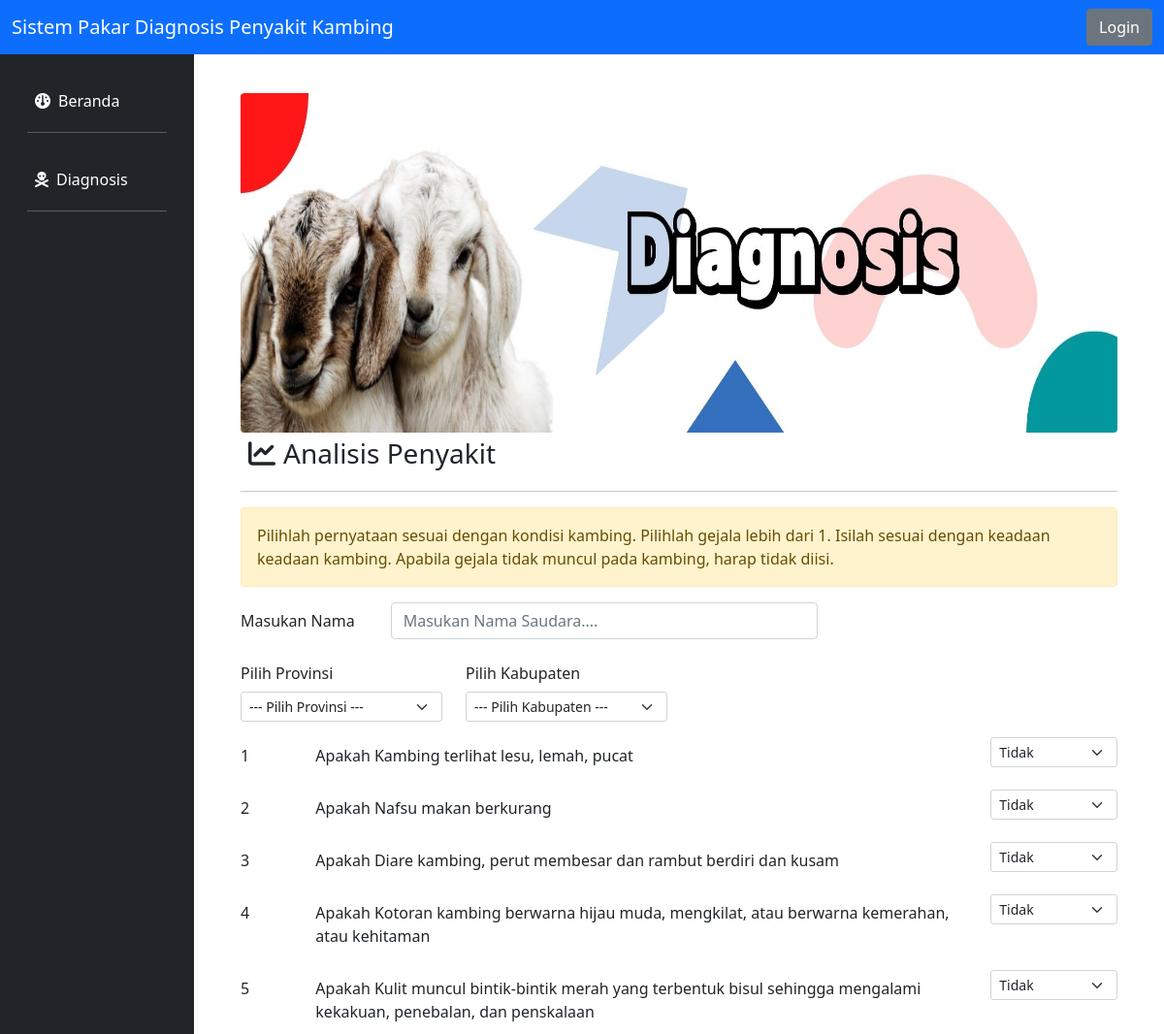
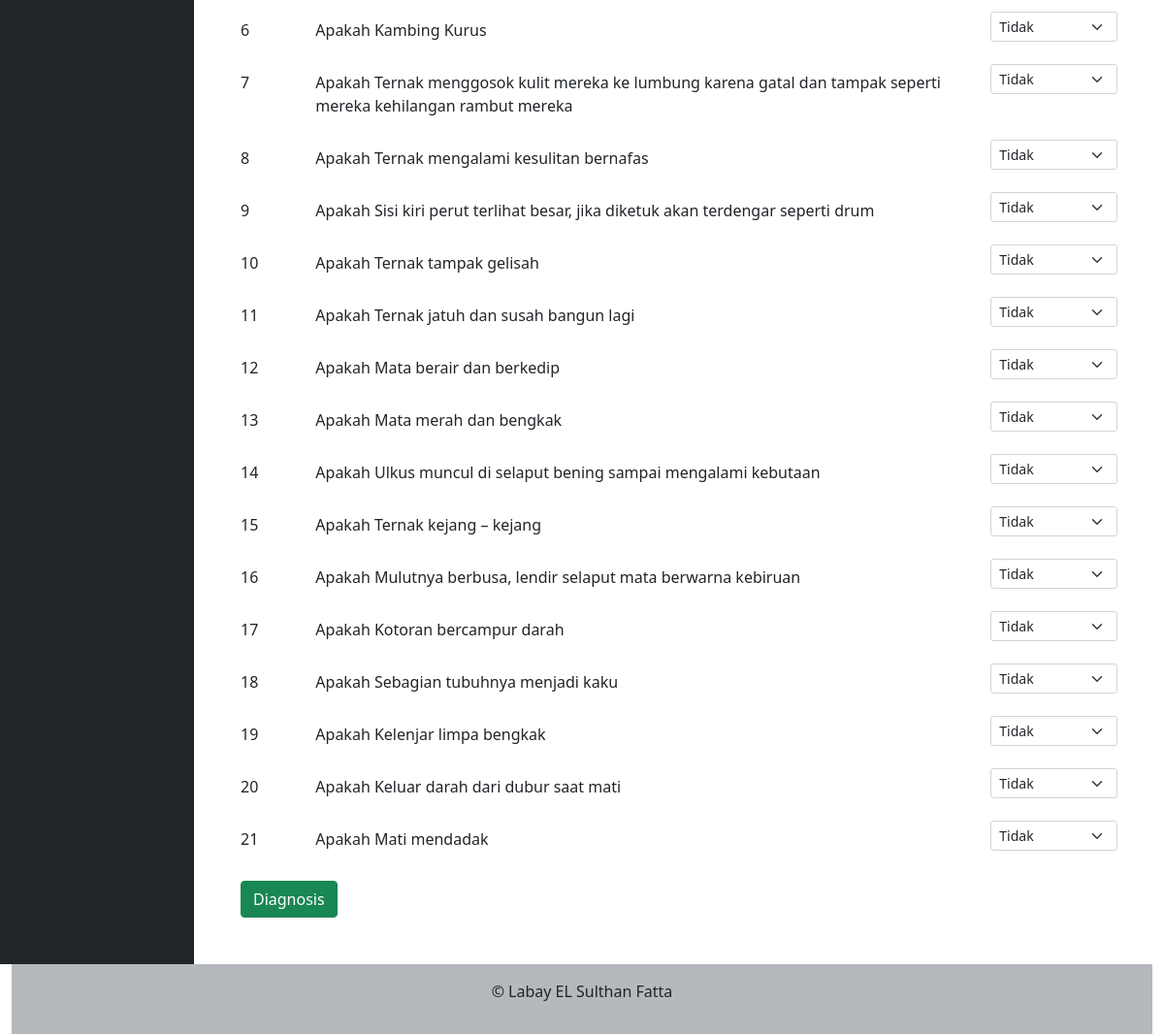
The app's page /diagnosis.php with its own data (2 pictures, top to bottom).
### tables this page shows
CREATE TABLE `gejala_tbl` (
  `id_gejala` varchar(10) NOT NULL,
  `gejala_nama` text NOT NULL
);

### diagnosis.php (the view, shortened to what this page needs)
<!DOCTYPE html>
<html lang="en">
<head>
    <link rel="stylesheet" href="css/style.css">
    <link rel="stylesheet" href="css/bootstrap/css/bootstrap.min.css">
</head>
<body class="container-fluid">
    <?php include('header.php') ?>
    <div class="row no-gutters mt-5">
        <?php include('sidebar.php') ?>
        <div class="col-md-10 p-5 pt-10">
            <?php
                if(isset($_GET['aksi'])){
                    switch($_GET['aksi']){
                        case 'hasil':
                            hasil($conn);
                            break;
                        default :
                            show($conn);
                            break;
                    }
                }
                else{
                    show($conn);
                }
            ?>
        </div>
    </div>
    <?php function show($conn){ ?>
        <div class="gambar text-center">
                <img class="img-fluid rounded " src="asset/diagnosis.jpg" alt="">
        </div>
        <h3><i class="fa-solid fa-chart-line m-lg-2"></i>Analisis Penyakit<hr></h3>
        <div class="alert alert-warning" role="alert">
            Pilihlah pernyataan sesuai dengan kondisi kambing. Pilihlah gejala lebih dari 1. Isilah sesuai dengan keadaan keadaan kambing.
            Apabila gejala tidak muncul pada kambing, harap tidak diisi.
        </div>
        <form method="POST" action="diagnosis.php?aksi=hasil">
            <div class="row mb-3">
                <label class="col-sm-2 col-form-label">Masukan Nama</label>
                <div class="col-sm-6">
                    <input type="text" name="nama_peternak" class="form-control" id="staticEmail" placeholder="Masukan Nama Saudara...." required>
                </div>
            </div>
            <div class="row mb-3">
                <div class="col-6 col-sm-3">
                    <label class="col-sm-9 col-form-label">Pilih Provinsi</label>
                    <select name="nama_province" class="form-select form-select-sm" aria-label=".form-select-sm example" required>
                        <option selected>--- Pilih Provinsi ---</option>
                    </select>
                </div>
                <div class="col-6 col-sm-3">
                    <label class="col-sm-9 col-form-label">Pilih Kabupaten</label>
                    <select name="nama_districs" class="form-select form-select-sm" aria-label=".form-select-sm example" required>
                        <option selected>--- Pilih Kabupaten ---</option>
                    </select>
                </div>
            </div>
            <?php
            $query = mysqli_query($conn, "SELECT * FROM gejala_tbl");
            $hitung = mysqli_num_rows($query);
            $num = 0;
            if($hitung == 0){
                echo "<h1 class='display-6 text center'>Tidak ada data</h1>";
            }
            else {
                while($data = mysqli_fetch_array($query)){
                $num++;
            ?>
            <div class="row mb-3">
                <label class="col-sm-1 col-form-label"><?= $num ?></label>
                <label class="col-sm-9 col-form-label">Apakah <?= $data['gejala_nama'] ?></label>
                <div class="col-2">
                    <select class="form-select form-select-sm" name="kondisi[]" aria-label=".form-select-sm example">
                        <option value="0" selected>Tidak</option>
                        </select>
                </div>
            </div>
            <?php }} ?>
            <div class="col mt-4">
                <button class="btn btn-success" type="submit" name="btn_diagnosis">Diagnosis</button>
            </div>
        </form>
    <?php } ?>
    <?php include('footer.php'); ?>
</body>
</html>

### css/style.css (style rules this page uses)
* { margin: 0; padding: 0; list-style: none; text-decoration: none; }
.gambar img { height: 350px; width: auto; }

### records on screen
gejala_tbl: gejala_nama "Kambing terlihat lesu, lemah, pucat"
gejala_tbl: gejala_nama "Nafsu makan berkurang"
gejala_tbl: gejala_nama "Diare kambing, perut membesar dan rambut berdiri dan kusam"
gejala_tbl: gejala_nama "Kotoran kambing berwarna hijau muda, mengkilat, atau berwarna kemerahan, atau kehitaman"
gejala_tbl: gejala_nama "Kulit muncul bintik-bintik merah yang terbentuk bisul sehingga mengalami kekakuan, penebalan, dan penskalaan"
gejala_tbl: gejala_nama "Kambing Kurus"
gejala_tbl: gejala_nama "Ternak menggosok kulit mereka ke lumbung karena gatal dan tampak seperti mereka kehilangan rambut mereka"
gejala_tbl: gejala_nama "Ternak mengalami kesulitan bernafas"
gejala_tbl: gejala_nama "Sisi kiri perut terlihat besar, jika diketuk akan terdengar seperti drum"
gejala_tbl: gejala_nama "Ternak tampak gelisah"
gejala_tbl: gejala_nama "Ternak jatuh dan susah bangun lagi"
gejala_tbl: gejala_nama "Mata berair dan berkedip"
gejala_tbl: gejala_nama "Mata merah dan bengkak"
gejala_tbl: gejala_nama "Ulkus muncul di selaput bening sampai mengalami kebutaan"
gejala_tbl: gejala_nama "Ternak kejang – kejang"
gejala_tbl: gejala_nama "Mulutnya berbusa, lendir selaput mata berwarna kebiruan"
gejala_tbl: gejala_nama "Kotoran bercampur darah"
gejala_tbl: gejala_nama "Sebagian tubuhnya menjadi kaku"
gejala_tbl: gejala_nama "Kelenjar limpa bengkak"
gejala_tbl: gejala_nama "Keluar darah dari dubur saat mati"
gejala_tbl: gejala_nama "Mati mendadak"
